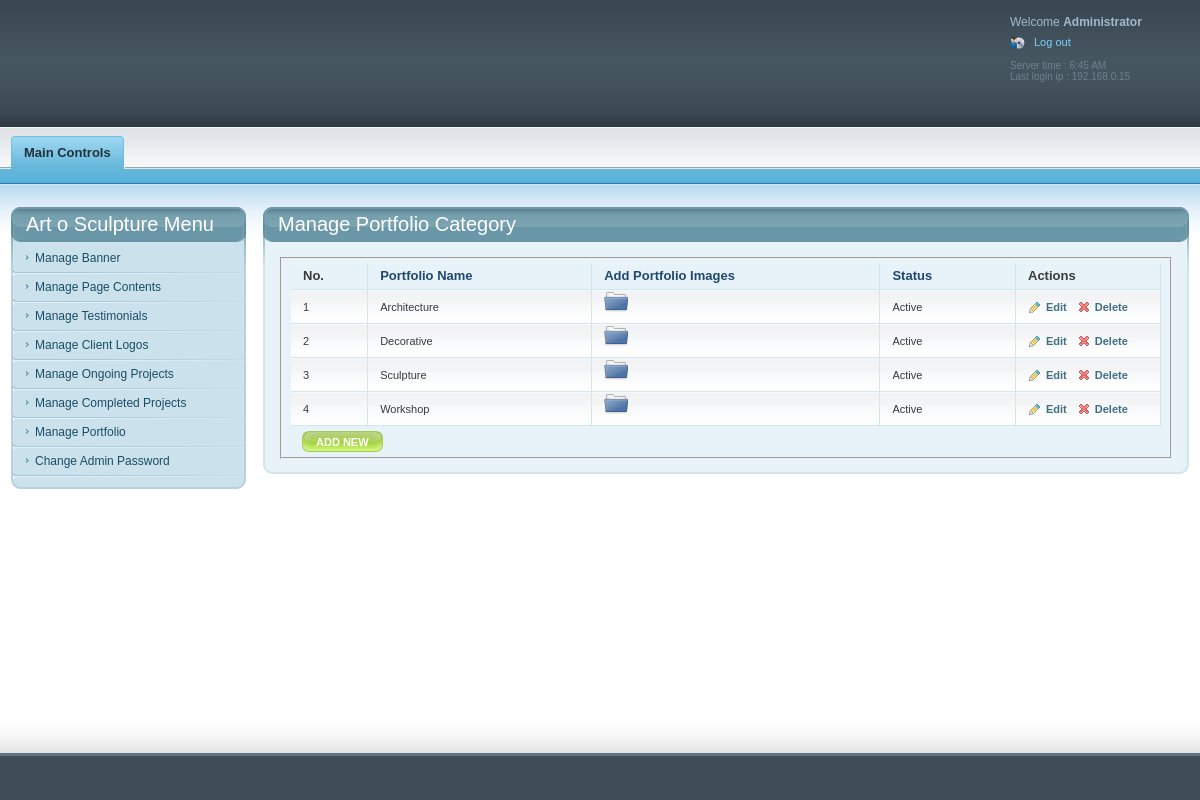
Screenshot of /code/admin/manage_gallery_cat.php (signed in) with the database file from the repository.
### tables this page shows
CREATE TABLE `album_cat` (
  `category_id` int(10) NOT NULL AUTO_INCREMENT,
  `category_name` text NOT NULL,
  `status` enum('Y','N') NOT NULL DEFAULT 'Y',
  PRIMARY KEY (`category_id`)
);

### code/admin/manage_gallery_cat.php (the view, shortened to what this page needs)
<?php include("include/header.php");
?>
<div id="page">
	<div class="inner">
   <?php
   if($_REQUEST['flag'] == "edit" || $_REQUEST['flag'] == "add")
   {
   		$show=mysql_fetch_array(mysql_query("select * from `album_cat` where `category_id` = '$_REQUEST[edit_id]'"));
   ?>
        <div class="section">
            <div class="title_wrapper">
                <h2>Manage Portfolio Category</h2>
                <span class="title_wrapper_left"></span>
                <span class="title_wrapper_right"></span>
            </div>
            <div class="section_content">
                <div class="sct">
                    <div class="sct_left">
                        <div class="sct_right">
                            <div class="sct_left">
                                <div class="sct_right">
                                    <form action="<?php echo $_SERVER['PHP_SELF']; ?>" class="search_form general_form" method="post" enctype="multipart/form-data">
                                    	<input type="hidden" name="category_id" value="<?php echo $show['category_id']; ?>"/>
									<?php
                                    if($_REQUEST['flag'] =="add")
                                    {
                                    ?>
                                        <input type="hidden" name="flag" value="1"/>
                                    <?php
                                    }
                                    else
                                    {
                                    ?>
                                    	<input type="hidden" name="flag" value="2"/>
                                    <?php
                                    }
                                    ?>
                                        <fieldset>
                                            <div class="forms">
                                              <div class="row">
                                                    <label>Portfolio Name:</label>
                                                  <div class="inputs"><span class="input_wrapper">
                                                    <input type="text" class="text" name="category_name" value="<?php echo $show['category_name'];?>"/>
                                                  </span></div>
                                              </div>
                                              <div class="row">
                                                	<label>Status:</label>
                                                	<div class="inputs">
                                                    	<span class="input_wrapper_blank">
                                                        	<input name="status" type="radio" value="Y"
															<?php if($_REQUEST['flag'] == "edit")
																	{
																		if($show['status'] == "Y")
																		{
																			echo "checked";
																		}
																	}
																	if($_REQUEST['flag'] == "add")
																	{
																		echo "checked";
																	}
															   ?> />&nbsp;Yes&nbsp;&nbsp;
                                                            <input name="status" type="radio" value="N"
															<?php if($show['status'] == "N")
															{
																echo "checked";
															}
																?> />&nbsp;No
                                                        </span>
                                                	</div>
                                            	</div>
                                            	<div class="row">
                                                <div class="buttons">
                                                    <ul style="list-style-type:none;">
                                                        <li><span class="button send_form_btn"><span><span><?php if($_REQUEST['flag'] == "add"){ ?>SAVE<?php } else
														{ ?>UPDATE<?php } ?></span></span>
                                                        <input name="" type="submit" /></span></li>
                                                        <li><span class="button cancel_btn"><span><span>CANCEL</span></span>
                                                        <input name="" type="button" onclick="location.href='manage_gallery_cat.php'" /></span></li>
                                                    </ul>
                                                </div>
                                            </div>
                                           </div>
                                        </fieldset>
                                    </form>
                                </div>
                            </div>
                        </div>
                    </div>
                </div>
                <span class="scb"><span class="scb_left"></span><span class="scb_right"></span></span>
            </div>
		</div>
  <?php
  	}
	else
	{
		$sql=mysql_query("select * from `album_cat` order by `category_id`");
  ?>
     	<div class="section">
    		<div class="title_wrapper">
        		<h2>Manage Portfolio Category</h2>
       			<span class="title_wrapper_left"></span>
        		<span class="title_wrapper_right"></span>
    		</div>
			<div class="section_content">
                <div class="sct">
                    <div class="sct_left">
                        <div class="sct_right">
                            <div class="sct_left">
                                <div class="sct_right">
                                    <form action="#">
                                    <fieldset>
                                    <div class="table_wrapper">
                                        <div class="table_wrapper_inner">
                                        <table cellpadding="0" cellspacing="0" width="100%">
                                            <tbody>
                                            <tr>
                                                <th>No.</th>
                                                <th><a href="#">Portfolio Name</a></th>
                                                <th><a href="#">Add Portfolio Images</a></th>
                                                <th><a href="#">Status</a></th>
                                                <th style="width: 96px;">Actions</th>
                                            </tr>
										<?php
                                        $i=1;
                                        while($show=mysql_fetch_array($sql))
                                        {
                                        ?>
                                            <tr class="first">
                                                <td><?php echo $i; ?></td>
                                                <td><?php echo $show['category_name']; ?></td>
                                                <td><a href="manage_gallery.php?category_id=<?php echo $show['category_id']; ?>"><img src="images/upload.png" alt="add"/></a></td>
                                                <td><?php if($show['status'] == "Y"){echo "Active";}else{echo "Inactive";} ?></td>
                                                <td style="width: 96px;">
                                                    <div class="actions_menu">
                                                        <ul>
                                                            <li><a class="edit" href="manage_gallery_cat.php?flag=edit&edit_id=<?php echo $show['category_id']; ?>">Edit</a></li>
                                                            <li><a class="delete" href="manage_gallery_cat.php?flag=delete&del_id=<?php echo $show['category_id']; ?>" onclick="return confirm('Are you sure to delete the record?')">Delete</a></li>
                                                        </ul>
                                                    </div>
                                                </td>
                                            </tr>
										<?php
                                        $i++;
                                        }
                                        ?>
                                        </tbody></table>
                                        </div>
                                    </div>
                                    <div class="table_menu">
                                       <ul class="left">
                                            <li><a href="manage_gallery_cat.php?flag=add" class="button add_new"><span><span>ADD NEW</span></span></a></li>
                                        </ul>
                                    </div>
                                    </fieldset>
                                    </form>
                                </div>
                            </div>
                        </div>
                    </div>
                </div>
				<span class="scb"><span class="scb_left"></span><span class="scb_right"></span></span>
			</div>
        </div>
  <?php
	}
  ?>
    </div>
</div>
<?php
	include("include/left_sidebar.php");
	include("include/footer.php");
	?>

### code/admin/css/general.css (style rules this page uses)
html, body { margin: 0; padding: 0; height: 100%; }
body { font-family: Arial; font-size: 12px; color: #3a3a3a; }
a:link, a:visited, a:active { color: #6b98a8; text-decoration: none; }
#page { float: right; margin-left: -263px; width: 100%; }
#page .inner { margin-left: 263px; padding: 0 11px 0 0; }
.title_wrapper_left { display: block; width: 10px; height: 35px; overflow: hidden; background:url(layout/site/title_wrapper_left.png); position: absolute; top: 0; left: -10px; }
.title_wrapper_right { display: block; width: 10px; height: 35px; overflow: hidden; background:url(layout/site/title_wrapper_right.png); position: absolute; top: 0; right: -10px; }
.title_wrapper { background:#6997a7 url(layout/site/title_wrapper_middle.png) repeat-x; padding: 0 5px; margin: 0 10px; position: relative; top: 0; left: 0; color: #fff; min-height: 1px; }
.title_wrapper:after { content: "."; display: block; height: 0; clear: both; visibility: hidden; }
.title_wrapper h2 { font-size: 20px; font-weight: normal; line-height: 35px; margin: 0; padding: 0; float: left; white-space: nowrap; }
.section { padding: 0 0 17px; }
.scb { height: 10px; margin: 0 10px; background: #e7f3f8 url(layout/site/scb.png) repeat-x; display: block; position: relative; top: 0; left: 0; min-height: 1px; }
.scb_left { width: 10px; height: 10px; display: block; overflow: hidden; background:url(layout/site/scb_left.png); position: absolute; top: 0; left: -10px; }
.scb_right { width: 10px; height: 10px; display: block; overflow: hidden; background:url(layout/site/scb_right.png); position: absolute; top: 0; right: -10px; }
.sct { background: #e7f3f8; }
.sct_left { background: url(layout/site/sct_left_right.gif) repeat-y; }
.sct_right { background: url(layout/site/sct_left_right.gif) repeat-y right top; }
.sct_left .sct_left { background:url(layout/site/sct_left.gif) no-repeat; }
.sct_left .sct_left .sct_right { background:url(layout/site/sct_right.gif) no-repeat right top; min-height: 30px; padding: 15px 15px 5px; }

### code/admin/css/dashboard.css (style rules this page uses)
.table_wrapper { width: 100%; margin: 0 auto; font-size: 11px; }
.table_wrapper td, .table_wrapper th { border: solid #d3e5ed; border-width: 0 1px 1px 0; }
.table_wrapper th { font-weight: bold; font-size: 13px; }
.table_wrapper th a:link, .table_wrapper th a:visited, .table_wrapper th a:hover, .table_wrapper th a:active { color: #1f476f; display: block; display: inline-block; background-repeat: no-repeat; background-position: right center; padding: 0 16px 0 0; }
.table_wrapper td , .table_wrapper th { text-align: left; padding: 0 12px; line-height: 26px; }
.table_wrapper td { background: #fefefe url(layout/site/tables/td_bg1.gif) repeat-x; }
.table_menu { width: 100%; overflow: hidden; padding: 5px 0 0; margin: 0 0 -3px; position: relative; top: 0; left: 0; z-index: 1; }
.table_menu ul { margin: 0; padding: 0; }
.table_menu .left { float: left; padding: 0 0 0 11px; }
.table_menu li { float: left; margin: 0; padding: 0 6px 0 0; list-style: none; }

### code/admin/css/tables.css (style rules this page uses)
.actions_menu a:link, .actions_menu a:visited, .actions_menu a:hover, .actions_menu a:active { display: block; padding: 0 0 0 18px; font-weight: bold; font-size: 11px; color: #406f85; background-repeat: no-repeat; background-position: left center; }
.actions_menu { overflow: hidden; width: 120px; }
.actions_menu ul { margin: 0; padding: 0; float: left; width: 200px; }
.actions_menu li { margin: 0; padding: 0 10px 0 0; list-style: none; float: left; }
.edit { background-image:url(layout/site/tables/edit_action.gif); }
.delete { background-image:url(layout/site/tables/action4.gif); }

### code/admin/css/forms.css (style rules this page uses)
.button { display: block; color: #fff; background:url(layout/submit_middle.gif) repeat-x; font-size: 11px; overflow: hidden; position: relative; top: 0; left: 0; float: left; font-weight: bold; text-decoration: none; }
a.button:link, a.button:visited, a.button:active { cursor: pointer; color: #fff; text-decoration: none; }
.button span { background:url(layout/submit_left.gif) no-repeat; display: block; float: left; white-space: nowrap; }
.button span span { background:url(layout/submit_right.gif) no-repeat right 0; display: block; padding: 0 14px; height: 21px; line-height: 22px; }
a.add_new { background-image:url(layout/site/tables/add_new_middle.gif); background-color: #a8d741; }
a.add_new span { background-image:url(layout/site/tables/add_new_left.gif); }
a.add_new span span { background-image:url(layout/site/tables/add_new_right.gif); }

### rows the page displays
album_cat: category_name "Architecture", status "Active"
album_cat: category_name "Decorative", status "Active"
album_cat: category_name "Sculpture", status "Active"
album_cat: category_name "Workshop", status "Active"
